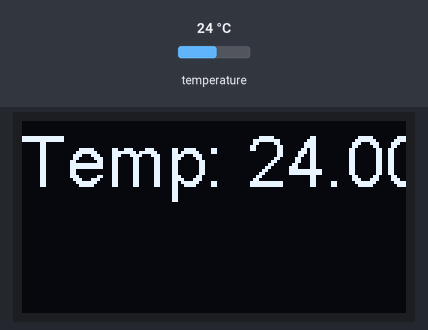
This sketch was run on a simulated ESP32. On the bench: 128×64 one-colour display. Inputs (shaded band) come from the test bench; at power-on: temperature 24 °C. WiFi joins after 1.5 s; servers stay silent unless stated; no MQTT or app messages arrive unless stated; what the sketch prints to the serial monitor is not drawn.

Above: at 2.8 s.
2.9 s: temperature set to 12 °C
At 3.8 s:
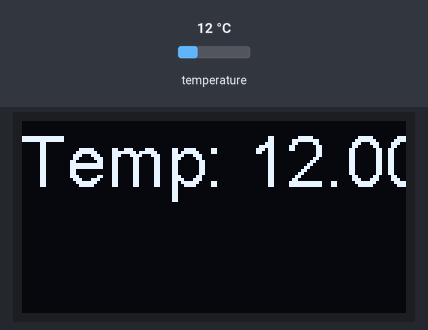
4.7 s: temperature set to 19 °C
At 5.9 s:
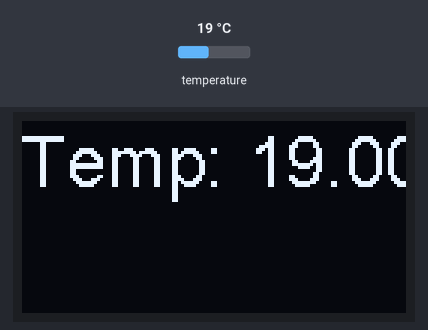
6.2 s: temperature set to 28 °C
At 6.8 s:
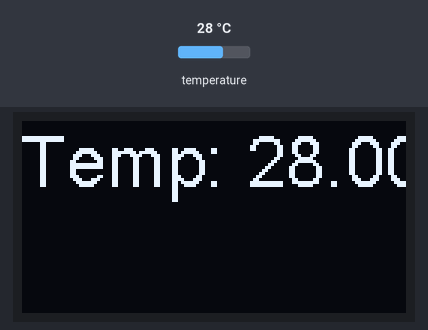
Timing chart, 0 to 9.2 s (numbered marks = the images above; inputs shaded):
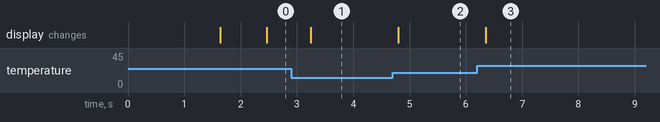

Measured:
- after the input at 2.9 s, the display: changes after 0.34 s (image 1)
- after the input at 4.7 s, the display: changes after 0.10 s (image 2)
- after the input at 6.2 s, the display: changes after 0.16 s (image 3)

The sketch:

Temperature.ino
```cpp
#include <driver/adc.h>
#include <WiFi.h>
#include <PubSubClient.h>
#include <OneWire.h>
#include <DallasTemperature.h>
#include "SSD1306Wire.h"
#include <Wire.h>


SSD1306Wire  display(0x3c, 5, 4);

#define ONE_WIRE_BUS 21

// Setup a oneWire instance to communicate with any OneWire devices (not just Maxim/Dallas temperature ICs)
OneWire oneWire(ONE_WIRE_BUS);

// Pass our oneWire reference to Dallas Temperature.
DallasTemperature sensors(&oneWire);

//Credentials
const char* ssid = "MANGSAVE";
const char* password = "P455w0rd12345";
const char* mqtt_server = "192.168.0.200";
const char* brokerUser = "mangsave";
const char* brokerPass = "1234";
const char* outTopic = "mang/temp";


WiFiClient espClient;
PubSubClient client(espClient);
long lastMsg = 0;
char msg[50];
int value = 0;

void setupDisp(){
    display.init(); // initialise the OLED
    display.flipScreenVertically(); // does what is says
    display.setFont(ArialMT_Plain_24); // does what is says
    // Set the origin of text to top left
    display.setTextAlignment(TEXT_ALIGN_LEFT);
}


void setupWifi() {

  delay(100);
  Serial.println();
  Serial.print("Connecting to WiFi: ");
  Serial.println(ssid);

  WiFi.begin(ssid, password);

  while (WiFi.status() != WL_CONNECTED) {
    delay(500);
    Serial.print(".");
  }
}

void reconnect() {
  // Loop until we're reconnected
  while (!client.connected()) {
    Serial.print("Attempting MQTT connection...");
    Serial.println("Connecting to ");
    Serial.println(mqtt_server);
    // Attempt to connect
    if (client.connect("TDSMeter", brokerUser, brokerPass)) {
      Serial.println("Connected");
      // Once connected, publish an announcement...
      client.publish("outTopic", "TDS Connected");
      // ... and resubscribe
      client.subscribe("inTopic");
    } else {
      Serial.print("failed, rc=");
      Serial.print(client.state());
      Serial.println(" try again in 5 seconds");
      // Wait 5 seconds before retrying
      delay(5000);
    }
  }
}

void callback(char* topic, byte* payload, unsigned int length) {
  Serial.print("Message arrived [");
  Serial.print(topic);
  Serial.print("] ");
  for (int i = 0; i < length; i++) {
    Serial.print((char)payload[i]);
  }
  Serial.println();

}

void setup() {
  // put your setup code here, to run once:
  Serial.begin(115200);
  setupWifi();
  client.setServer(mqtt_server, 1883);
  Serial.println("Dallas Temperature IC Control Library Demo");
  // Start up the library
  sensors.begin();
  setupDisp();
}

float read_Temp() {

  Serial.print("Requesting temperatures...");
  sensors.requestTemperatures(); // Send the command to get temperatures
  Serial.println("DONE");
  // After we got the temperatures, we can print them here.
  // We use the function ByIndex, and as an example get the temperature from the first sensor only.
  Serial.print("Temperature for the device is: ");
  float temp = sensors.getTempCByIndex(0);
  Serial.println(temp);
  return temp;

}

void loop() {
  float temp = read_Temp();

  if (!client.connected()) {
    reconnect();
  }
  client.loop();
  long now = millis();
  if (now - lastMsg > 2000)
  {
    lastMsg = now;
    snprintf (msg, 50, "%f", temp);
    Serial.print("Publish message: ");
    Serial.println(msg);
    client.publish(outTopic, msg);
  }
   display.clear(); // clear the display
    // prep a string in the screen buffer
    display.drawString(0, 0, "Temp: " + String(temp) + "C");

    display.display(); // display whatever i
}
```
